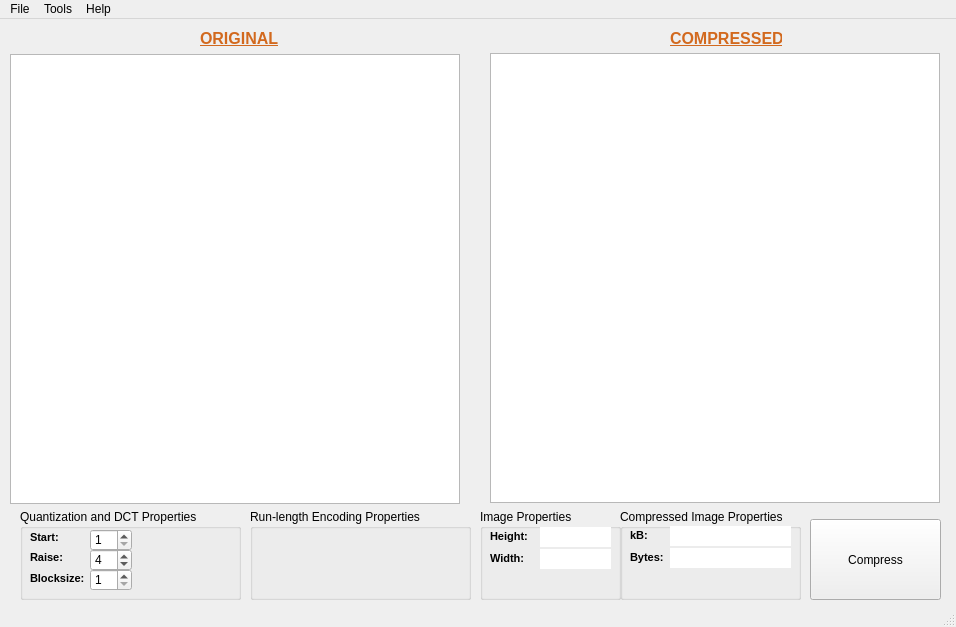
<ui version="4.0" >
 <class>BeeldCompressieUIClass</class>
 <widget class="QMainWindow" name="BeeldCompressieUIClass" >
  <property name="geometry" >
   <rect>
    <x>0</x>
    <y>0</y>
    <width>956</width>
    <height>627</height>
   </rect>
  </property>
  <property name="windowTitle" >
   <string>BeeldCompressieUI</string>
  </property>
  <widget class="QWidget" name="centralWidget" >
   <widget class="QGraphicsView" name="screen" >
    <property name="geometry" >
     <rect>
      <x>10</x>
      <y>35</y>
      <width>450</width>
      <height>450</height>
     </rect>
    </property>
   </widget>
   <widget class="QPushButton" name="pushComprimeren" >
    <property name="geometry" >
     <rect>
      <x>810</x>
      <y>500</y>
      <width>131</width>
      <height>81</height>
     </rect>
    </property>
    <property name="text" >
     <string>Compress</string>
    </property>
   </widget>
   <widget class="QGraphicsView" name="screenCom" >
    <property name="geometry" >
     <rect>
      <x>490</x>
      <y>34</y>
      <width>450</width>
      <height>450</height>
     </rect>
    </property>
   </widget>
   <widget class="QLabel" name="label" >
    <property name="geometry" >
     <rect>
      <x>200</x>
      <y>10</y>
      <width>91</width>
      <height>20</height>
     </rect>
    </property>
    <property name="text" >
     <string>&lt;html>&lt;head>&lt;meta name="qrichtext" content="1" />&lt;style type="text/css">
p, li { white-space: pre-wrap; }
&lt;/style>&lt;/head>&lt;body style=" font-family:'MS Shell Dlg 2'; font-size:8.25pt; font-weight:400; font-style:normal;">
&lt;p style=" margin-top:0px; margin-bottom:0px; margin-left:0px; margin-right:0px; -qt-block-indent:0; text-indent:0px;">&lt;span style=" font-size:12pt; font-weight:600; text-decoration: underline; color:#d2691e;">ORIGINAL&lt;/span>&lt;/p>&lt;/body>&lt;/html></string>
    </property>
   </widget>
   <widget class="QLabel" name="label_2" >
    <property name="geometry" >
     <rect>
      <x>670</x>
      <y>10</y>
      <width>112</width>
      <height>20</height>
     </rect>
    </property>
    <property name="text" >
     <string>&lt;html>&lt;head>&lt;meta name="qrichtext" content="1" />&lt;style type="text/css">
p, li { white-space: pre-wrap; }
&lt;/style>&lt;/head>&lt;body style=" font-family:'MS Shell Dlg 2'; font-size:8.25pt; font-weight:400; font-style:normal;">
&lt;p style=" margin-top:0px; margin-bottom:0px; margin-left:0px; margin-right:0px; -qt-block-indent:0; text-indent:0px; font-size:8pt;">&lt;span style=" font-size:12pt; font-weight:600; text-decoration: underline; color:#d2691e;">COMPRESSED&lt;/span>&lt;/p>&lt;/body>&lt;/html></string>
    </property>
   </widget>
   <widget class="QGroupBox" name="groupBox" >
    <property name="geometry" >
     <rect>
      <x>20</x>
      <y>490</y>
      <width>221</width>
      <height>91</height>
     </rect>
    </property>
    <property name="title" >
     <string>Quantization and DCT Properties</string>
    </property>
    <widget class="QLabel" name="label_3" >
     <property name="geometry" >
      <rect>
       <x>10</x>
       <y>22</y>
       <width>46</width>
       <height>14</height>
      </rect>
     </property>
     <property name="text" >
      <string>&lt;html>&lt;head>&lt;meta name="qrichtext" content="1" />&lt;style type="text/css">
p, li { white-space: pre-wrap; }
&lt;/style>&lt;/head>&lt;body style=" font-family:'MS Shell Dlg 2'; font-size:8.25pt; font-weight:400; font-style:normal;">
&lt;p style=" margin-top:0px; margin-bottom:0px; margin-left:0px; margin-right:0px; -qt-block-indent:0; text-indent:0px;">&lt;span style=" font-size:8pt; font-weight:600;">Start: &lt;/span>&lt;/p>&lt;/body>&lt;/html></string>
     </property>
    </widget>
    <widget class="QLabel" name="label_4" >
     <property name="geometry" >
      <rect>
       <x>10</x>
       <y>42</y>
       <width>46</width>
       <height>14</height>
      </rect>
     </property>
     <property name="text" >
      <string>&lt;html>&lt;head>&lt;meta name="qrichtext" content="1" />&lt;style type="text/css">
p, li { white-space: pre-wrap; }
&lt;/style>&lt;/head>&lt;body style=" font-family:'MS Shell Dlg 2'; font-size:8.25pt; font-weight:400; font-style:normal;">
&lt;p style=" margin-top:0px; margin-bottom:0px; margin-left:0px; margin-right:0px; -qt-block-indent:0; text-indent:0px;">&lt;span style=" font-size:8pt; font-weight:600;">Raise: &lt;/span>&lt;/p>&lt;/body>&lt;/html></string>
     </property>
    </widget>
    <widget class="QSpinBox" name="spinQStart" >
     <property name="geometry" >
      <rect>
       <x>70</x>
       <y>20</y>
       <width>42</width>
       <height>22</height>
      </rect>
     </property>
     <property name="minimum" >
      <number>1</number>
     </property>
     <property name="value" >
      <number>1</number>
     </property>
    </widget>
    <widget class="QSpinBox" name="spinQRaise" >
     <property name="geometry" >
      <rect>
       <x>70</x>
       <y>40</y>
       <width>42</width>
       <height>22</height>
      </rect>
     </property>
     <property name="minimum" >
      <number>1</number>
     </property>
     <property name="value" >
      <number>4</number>
     </property>
    </widget>
    <widget class="QLabel" name="label_5" >
     <property name="geometry" >
      <rect>
       <x>10</x>
       <y>62</y>
       <width>58</width>
       <height>16</height>
      </rect>
     </property>
     <property name="text" >
      <string>&lt;html>&lt;head>&lt;meta name="qrichtext" content="1" />&lt;style type="text/css">
p, li { white-space: pre-wrap; }
&lt;/style>&lt;/head>&lt;body style=" font-family:'MS Shell Dlg 2'; font-size:8.25pt; font-weight:400; font-style:normal;">
&lt;p style=" margin-top:0px; margin-bottom:0px; margin-left:0px; margin-right:0px; -qt-block-indent:0; text-indent:0px; font-size:8pt;">&lt;span style=" font-weight:600;">Blocksize: &lt;/span>&lt;/p>&lt;/body>&lt;/html></string>
     </property>
    </widget>
    <widget class="QSpinBox" name="spinBlocksize" >
     <property name="geometry" >
      <rect>
       <x>70</x>
       <y>60</y>
       <width>42</width>
       <height>22</height>
      </rect>
     </property>
     <property name="minimum" >
      <number>1</number>
     </property>
     <property name="value" >
      <number>1</number>
     </property>
    </widget>
   </widget>
   <widget class="QGroupBox" name="groupBox_2" >
    <property name="geometry" >
     <rect>
      <x>250</x>
      <y>490</y>
      <width>221</width>
      <height>91</height>
     </rect>
    </property>
    <property name="title" >
     <string>Run-length Encoding Properties</string>
    </property>
   </widget>
   <widget class="QGroupBox" name="groupBox_3" >
    <property name="geometry" >
     <rect>
      <x>480</x>
      <y>490</y>
      <width>141</width>
      <height>91</height>
     </rect>
    </property>
    <property name="title" >
     <string>Image Properties</string>
    </property>
    <widget class="QLabel" name="label_6" >
     <property name="geometry" >
      <rect>
       <x>10</x>
       <y>21</y>
       <width>46</width>
       <height>14</height>
      </rect>
     </property>
     <property name="text" >
      <string>&lt;html>&lt;head>&lt;meta name="qrichtext" content="1" />&lt;style type="text/css">
p, li { white-space: pre-wrap; }
&lt;/style>&lt;/head>&lt;body style=" font-family:'MS Shell Dlg 2'; font-size:8.25pt; font-weight:400; font-style:normal;">
&lt;p style=" margin-top:0px; margin-bottom:0px; margin-left:0px; margin-right:0px; -qt-block-indent:0; text-indent:0px; font-size:8pt;">&lt;span style=" font-weight:600;">Height: &lt;/span>&lt;/p>&lt;/body>&lt;/html></string>
     </property>
    </widget>
    <widget class="QLabel" name="label_7" >
     <property name="geometry" >
      <rect>
       <x>10</x>
       <y>43</y>
       <width>46</width>
       <height>14</height>
      </rect>
     </property>
     <property name="text" >
      <string>&lt;html>&lt;head>&lt;meta name="qrichtext" content="1" />&lt;style type="text/css">
p, li { white-space: pre-wrap; }
&lt;/style>&lt;/head>&lt;body style=" font-family:'MS Shell Dlg 2'; font-size:8.25pt; font-weight:400; font-style:normal;">
&lt;p style=" margin-top:0px; margin-bottom:0px; margin-left:0px; margin-right:0px; -qt-block-indent:0; text-indent:0px; font-size:8pt;">&lt;span style=" font-weight:600;">Width:&lt;/span>&lt;/p>&lt;/body>&lt;/html></string>
     </property>
    </widget>
    <widget class="QLineEdit" name="editHeight" >
     <property name="geometry" >
      <rect>
       <x>60</x>
       <y>18</y>
       <width>71</width>
       <height>20</height>
      </rect>
     </property>
     <property name="frame" >
      <bool>false</bool>
     </property>
     <property name="readOnly" >
      <bool>true</bool>
     </property>
    </widget>
    <widget class="QLineEdit" name="editWidth" >
     <property name="geometry" >
      <rect>
       <x>60</x>
       <y>40</y>
       <width>71</width>
       <height>20</height>
      </rect>
     </property>
     <property name="frame" >
      <bool>false</bool>
     </property>
     <property name="readOnly" >
      <bool>true</bool>
     </property>
    </widget>
   </widget>
   <widget class="QGroupBox" name="groupBox_4" >
    <property name="geometry" >
     <rect>
      <x>620</x>
      <y>490</y>
      <width>181</width>
      <height>91</height>
     </rect>
    </property>
    <property name="title" >
     <string>Compressed Image Properties</string>
    </property>
    <widget class="QLabel" name="label_8" >
     <property name="geometry" >
      <rect>
       <x>10</x>
       <y>42</y>
       <width>46</width>
       <height>14</height>
      </rect>
     </property>
     <property name="text" >
      <string>&lt;html>&lt;head>&lt;meta name="qrichtext" content="1" />&lt;style type="text/css">
p, li { white-space: pre-wrap; }
&lt;/style>&lt;/head>&lt;body style=" font-family:'MS Shell Dlg 2'; font-size:8.25pt; font-weight:400; font-style:normal;">
&lt;p style=" margin-top:0px; margin-bottom:0px; margin-left:0px; margin-right:0px; -qt-block-indent:0; text-indent:0px; font-size:8pt;">&lt;span style=" font-weight:600;">Bytes: &lt;/span>&lt;/p>&lt;/body>&lt;/html></string>
     </property>
    </widget>
    <widget class="QLineEdit" name="editBytes" >
     <property name="geometry" >
      <rect>
       <x>50</x>
       <y>39</y>
       <width>121</width>
       <height>20</height>
      </rect>
     </property>
     <property name="maxLength" >
      <number>999999999</number>
     </property>
     <property name="frame" >
      <bool>false</bool>
     </property>
     <property name="readOnly" >
      <bool>true</bool>
     </property>
    </widget>
    <widget class="QLabel" name="label_9" >
     <property name="geometry" >
      <rect>
       <x>10</x>
       <y>20</y>
       <width>46</width>
       <height>14</height>
      </rect>
     </property>
     <property name="text" >
      <string>&lt;html>&lt;head>&lt;meta name="qrichtext" content="1" />&lt;style type="text/css">
p, li { white-space: pre-wrap; }
&lt;/style>&lt;/head>&lt;body style=" font-family:'MS Shell Dlg 2'; font-size:8.25pt; font-weight:400; font-style:normal;">
&lt;p style=" margin-top:0px; margin-bottom:0px; margin-left:0px; margin-right:0px; -qt-block-indent:0; text-indent:0px; font-size:8pt;">&lt;span style=" font-weight:600;">kB: &lt;/span>&lt;/p>&lt;/body>&lt;/html></string>
     </property>
    </widget>
    <widget class="QLineEdit" name="editKBytes" >
     <property name="geometry" >
      <rect>
       <x>50</x>
       <y>17</y>
       <width>121</width>
       <height>20</height>
      </rect>
     </property>
     <property name="maxLength" >
      <number>999999999</number>
     </property>
     <property name="frame" >
      <bool>false</bool>
     </property>
     <property name="readOnly" >
      <bool>true</bool>
     </property>
    </widget>
   </widget>
  </widget>
  <widget class="QMenuBar" name="menuBar" >
   <property name="geometry" >
    <rect>
     <x>0</x>
     <y>0</y>
     <width>956</width>
     <height>22</height>
    </rect>
   </property>
   <widget class="QMenu" name="menuFile" >
    <property name="title" >
     <string>File</string>
    </property>
    <addaction name="actionOpen" />
    <addaction name="actionOpenAs" />
    <addaction name="actionSave" />
    <addaction name="actionSaveAs" />
    <addaction name="separator" />
    <addaction name="actionQuit" />
   </widget>
   <widget class="QMenu" name="menuTools" >
    <property name="title" >
     <string>Tools</string>
    </property>
    <addaction name="actionCompress" />
   </widget>
   <widget class="QMenu" name="menuHelp" >
    <property name="title" >
     <string>Help</string>
    </property>
    <addaction name="actionHow_do_I" />
    <addaction name="separator" />
    <addaction name="actionAbout" />
   </widget>
   <addaction name="menuFile" />
   <addaction name="menuTools" />
   <addaction name="menuHelp" />
  </widget>
  <widget class="QStatusBar" name="statusBar" />
  <action name="actionOpen" >
   <property name="text" >
    <string>Open (*.raw)</string>
   </property>
   <property name="shortcut" >
    <string>Ctrl+O</string>
   </property>
  </action>
  <action name="actionSave" >
   <property name="text" >
    <string>Save Compressed Image (*.comp)</string>
   </property>
   <property name="shortcut" >
    <string>Ctrl+S</string>
   </property>
  </action>
  <action name="actionCompress" >
   <property name="text" >
    <string>Compress</string>
   </property>
   <property name="shortcut" >
    <string>Alt+C</string>
   </property>
  </action>
  <action name="actionDecompress" >
   <property name="text" >
    <string>Decompress</string>
   </property>
   <property name="shortcut" >
    <string>Alt+D</string>
   </property>
  </action>
  <action name="actionQuit" >
   <property name="text" >
    <string>Quit</string>
   </property>
   <property name="shortcut" >
    <string>Ctrl+Alt+F4</string>
   </property>
  </action>
  <action name="actionHow_do_I" >
   <property name="text" >
    <string>How Do I</string>
   </property>
   <property name="shortcut" >
    <string>Ctrl+F1</string>
   </property>
  </action>
  <action name="actionAbout" >
   <property name="text" >
    <string>About</string>
   </property>
  </action>
  <action name="actionOpenAs" >
   <property name="text" >
    <string>Open Compressed Image (*.comp)</string>
   </property>
  </action>
  <action name="actionSaveAs" >
   <property name="text" >
    <string>Save Raw Image (*.raw)</string>
   </property>
  </action>
 </widget>
 <layoutdefault spacing="6" margin="11" />
 <resources/>
 <connections/>
</ui>
